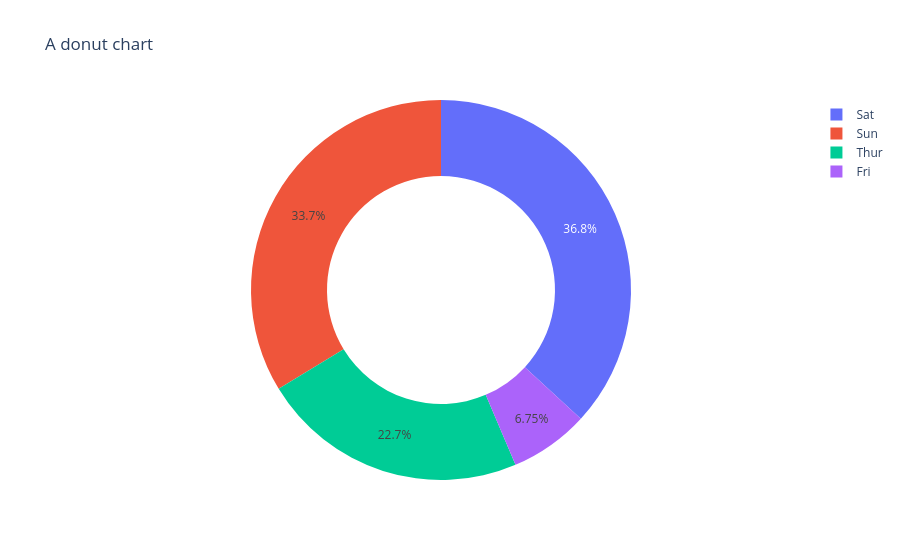

Notebook cell for this chart:
### Code cell
px.pie(df,labels='day',values='total_bill',names='day',hole= 0.6,title='A donut chart')

### Figure 1 — Plotly figure (JSON) as saved in the notebook; plotly's stock layout.template omitted (floating-point values rounded to 4 significant figures; data arrays with more than 128 entries replaced by an {"elided": "..."} marker saying what was removed)
{"data": [{"domain": {"x": [0, 1], "y": [0, 1]}, "hole": 0.6, "hovertemplate": "day=%{label}<br>total_bill=%{value}<extra></extra>", "labels": {"elided": "244 str values"}, "legendgroup": "", "name": "", "showlegend": true, "type": "pie", "values": {"elided": "244 float values"}}], "layout": {"autosize": true, "legend": {"tracegroupgap": 0}, "title": {"text": "A donut chart"}}}
